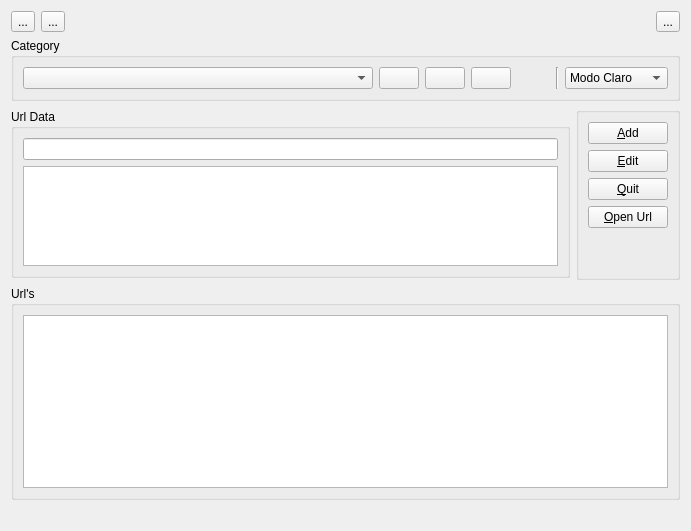
<?xml version="1.0" encoding="UTF-8"?>
<ui version="4.0">
 <class>Widget</class>
 <widget class="QWidget" name="Widget">
  <property name="geometry">
   <rect>
    <x>0</x>
    <y>0</y>
    <width>691</width>
    <height>531</height>
   </rect>
  </property>
  <property name="windowTitle">
   <string>Widget</string>
  </property>
  <layout class="QVBoxLayout" name="verticalLayout_4">
   <item>
    <widget class="QFrame" name="frame">
     <property name="frameShape">
      <enum>QFrame::NoFrame</enum>
     </property>
     <property name="frameShadow">
      <enum>QFrame::Raised</enum>
     </property>
     <layout class="QHBoxLayout" name="horizontalLayout_4">
      <property name="leftMargin">
       <number>0</number>
      </property>
      <property name="topMargin">
       <number>0</number>
      </property>
      <property name="rightMargin">
       <number>0</number>
      </property>
      <property name="bottomMargin">
       <number>0</number>
      </property>
      <item>
       <layout class="QHBoxLayout" name="horizontalLayout_3">
        <item>
         <widget class="QToolButton" name="btnLogIn">
          <property name="toolTip">
           <string>Iniciar sesión (Ctrl+L)</string>
          </property>
          <property name="text">
           <string>...</string>
          </property>
          <property name="icon">
           <iconset resource="rsc.qrc">
            <normaloff>:/img/login.png</normaloff>:/img/login.png</iconset>
          </property>
         </widget>
        </item>
        <item>
         <widget class="QToolButton" name="btnLogOut">
          <property name="toolTip">
           <string>Cerrar Sesión (Ctrl+Q)</string>
          </property>
          <property name="text">
           <string>...</string>
          </property>
          <property name="icon">
           <iconset resource="rsc.qrc">
            <normaloff>:/img/logout.png</normaloff>:/img/logout.png</iconset>
          </property>
         </widget>
        </item>
        <item>
         <spacer name="horizontalSpacer_2">
          <property name="orientation">
           <enum>Qt::Horizontal</enum>
          </property>
          <property name="sizeHint" stdset="0">
           <size>
            <width>40</width>
            <height>20</height>
           </size>
          </property>
         </spacer>
        </item>
        <item>
         <widget class="QToolButton" name="btnBackUp">
          <property name="toolTip">
           <string>Crear una copia de seguridad</string>
          </property>
          <property name="text">
           <string>...</string>
          </property>
          <property name="icon">
           <iconset resource="rsc.qrc">
            <normaloff>:/img/backup.png</normaloff>:/img/backup.png</iconset>
          </property>
         </widget>
        </item>
       </layout>
      </item>
     </layout>
    </widget>
   </item>
   <item>
    <widget class="QGroupBox" name="groupBox_3">
     <property name="title">
      <string>Category</string>
     </property>
     <layout class="QHBoxLayout" name="horizontalLayout_2">
      <item>
       <widget class="QComboBox" name="cboCategory">
        <property name="sizePolicy">
         <sizepolicy hsizetype="Preferred" vsizetype="Fixed">
          <horstretch>0</horstretch>
          <verstretch>0</verstretch>
         </sizepolicy>
        </property>
        <property name="minimumSize">
         <size>
          <width>350</width>
          <height>0</height>
         </size>
        </property>
        <property name="maximumSize">
         <size>
          <width>16777215</width>
          <height>350</height>
         </size>
        </property>
        <property name="editable">
         <bool>false</bool>
        </property>
       </widget>
      </item>
      <item>
       <widget class="QPushButton" name="btnNewCategory">
        <property name="text">
         <string/>
        </property>
        <property name="icon">
         <iconset resource="rsc.qrc">
          <normaloff>:/img/2835260_control_more_options_menu select_list view_menu.png</normaloff>:/img/2835260_control_more_options_menu select_list view_menu.png</iconset>
        </property>
        <property name="iconSize">
         <size>
          <width>24</width>
          <height>24</height>
         </size>
        </property>
       </widget>
      </item>
      <item>
       <widget class="QPushButton" name="btnEditCategory">
        <property name="text">
         <string/>
        </property>
        <property name="icon">
         <iconset resource="rsc.qrc">
          <normaloff>:/img/2835252_rewind_undo_loop_redo_arrow.png</normaloff>:/img/2835252_rewind_undo_loop_redo_arrow.png</iconset>
        </property>
        <property name="iconSize">
         <size>
          <width>24</width>
          <height>24</height>
         </size>
        </property>
       </widget>
      </item>
      <item>
       <widget class="QPushButton" name="btnDeleteCategory">
        <property name="toolTip">
         <string>Delete category</string>
        </property>
        <property name="text">
         <string/>
        </property>
        <property name="icon">
         <iconset resource="rsc.qrc">
          <normaloff>:/img/118277.png</normaloff>:/img/118277.png</iconset>
        </property>
        <property name="iconSize">
         <size>
          <width>24</width>
          <height>24</height>
         </size>
        </property>
       </widget>
      </item>
      <item>
       <spacer name="horizontalSpacer">
        <property name="orientation">
         <enum>Qt::Horizontal</enum>
        </property>
        <property name="sizeHint" stdset="0">
         <size>
          <width>40</width>
          <height>20</height>
         </size>
        </property>
       </spacer>
      </item>
      <item>
       <widget class="Line" name="line_2">
        <property name="orientation">
         <enum>Qt::Vertical</enum>
        </property>
       </widget>
      </item>
      <item>
       <widget class="QComboBox" name="cboTheme">
        <property name="editable">
         <bool>false</bool>
        </property>
        <item>
         <property name="text">
          <string>Modo Claro</string>
         </property>
         <property name="icon">
          <iconset resource="rsc.qrc">
           <normaloff>:/img/whitetheme.png</normaloff>:/img/whitetheme.png</iconset>
         </property>
        </item>
        <item>
         <property name="text">
          <string>Modo Oscuro</string>
         </property>
         <property name="icon">
          <iconset resource="rsc.qrc">
           <normaloff>:/img/darktheme.png</normaloff>:/img/darktheme.png</iconset>
         </property>
        </item>
       </widget>
      </item>
     </layout>
    </widget>
   </item>
   <item>
    <layout class="QHBoxLayout" name="horizontalLayout">
     <item>
      <widget class="QGroupBox" name="groupBox">
       <property name="sizePolicy">
        <sizepolicy hsizetype="Preferred" vsizetype="Fixed">
         <horstretch>0</horstretch>
         <verstretch>0</verstretch>
        </sizepolicy>
       </property>
       <property name="title">
        <string>Url Data</string>
       </property>
       <layout class="QVBoxLayout" name="verticalLayout_3">
        <item>
         <widget class="QLineEdit" name="txtUrl"/>
        </item>
        <item>
         <widget class="QPlainTextEdit" name="pteDesc">
          <property name="sizePolicy">
           <sizepolicy hsizetype="Preferred" vsizetype="Fixed">
            <horstretch>0</horstretch>
            <verstretch>0</verstretch>
           </sizepolicy>
          </property>
          <property name="minimumSize">
           <size>
            <width>0</width>
            <height>100</height>
           </size>
          </property>
          <property name="maximumSize">
           <size>
            <width>16777215</width>
            <height>100</height>
           </size>
          </property>
         </widget>
        </item>
       </layout>
      </widget>
     </item>
     <item>
      <widget class="QGroupBox" name="groupBox_4">
       <property name="sizePolicy">
        <sizepolicy hsizetype="Preferred" vsizetype="Fixed">
         <horstretch>0</horstretch>
         <verstretch>0</verstretch>
        </sizepolicy>
       </property>
       <property name="title">
        <string/>
       </property>
       <layout class="QVBoxLayout" name="verticalLayout">
        <item>
         <widget class="QPushButton" name="btnAdd">
          <property name="text">
           <string>&amp;Add</string>
          </property>
          <property name="icon">
           <iconset theme="edit-paste">
            <normaloff>.</normaloff>.</iconset>
          </property>
         </widget>
        </item>
        <item>
         <widget class="QPushButton" name="btnEdit">
          <property name="text">
           <string>&amp;Edit</string>
          </property>
         </widget>
        </item>
        <item>
         <widget class="QPushButton" name="btnQuit">
          <property name="text">
           <string>&amp;Quit</string>
          </property>
         </widget>
        </item>
        <item>
         <widget class="QPushButton" name="btnopen">
          <property name="text">
           <string>&amp;Open Url</string>
          </property>
         </widget>
        </item>
        <item>
         <spacer name="verticalSpacer">
          <property name="orientation">
           <enum>Qt::Vertical</enum>
          </property>
          <property name="sizeHint" stdset="0">
           <size>
            <width>20</width>
            <height>40</height>
           </size>
          </property>
         </spacer>
        </item>
       </layout>
      </widget>
     </item>
    </layout>
   </item>
   <item>
    <widget class="QGroupBox" name="groupBox_2">
     <property name="sizePolicy">
      <sizepolicy hsizetype="Expanding" vsizetype="Preferred">
       <horstretch>0</horstretch>
       <verstretch>0</verstretch>
      </sizepolicy>
     </property>
     <property name="title">
      <string>Url's</string>
     </property>
     <layout class="QVBoxLayout" name="verticalLayout_2">
      <item>
       <widget class="QTableView" name="tvUrl">
        <property name="sizePolicy">
         <sizepolicy hsizetype="Preferred" vsizetype="Expanding">
          <horstretch>0</horstretch>
          <verstretch>0</verstretch>
         </sizepolicy>
        </property>
        <property name="minimumSize">
         <size>
          <width>0</width>
          <height>0</height>
         </size>
        </property>
        <property name="maximumSize">
         <size>
          <width>16777215</width>
          <height>16777215</height>
         </size>
        </property>
        <property name="frameShape">
         <enum>QFrame::StyledPanel</enum>
        </property>
        <property name="sizeAdjustPolicy">
         <enum>QAbstractScrollArea::AdjustIgnored</enum>
        </property>
        <property name="editTriggers">
         <set>QAbstractItemView::NoEditTriggers</set>
        </property>
        <property name="alternatingRowColors">
         <bool>true</bool>
        </property>
        <property name="selectionMode">
         <enum>QAbstractItemView::SingleSelection</enum>
        </property>
        <property name="selectionBehavior">
         <enum>QAbstractItemView::SelectRows</enum>
        </property>
        <property name="sortingEnabled">
         <bool>false</bool>
        </property>
        <attribute name="horizontalHeaderShowSortIndicator" stdset="0">
         <bool>false</bool>
        </attribute>
        <attribute name="horizontalHeaderStretchLastSection">
         <bool>false</bool>
        </attribute>
        <attribute name="verticalHeaderVisible">
         <bool>true</bool>
        </attribute>
        <attribute name="verticalHeaderCascadingSectionResizes">
         <bool>false</bool>
        </attribute>
        <attribute name="verticalHeaderShowSortIndicator" stdset="0">
         <bool>false</bool>
        </attribute>
        <attribute name="verticalHeaderStretchLastSection">
         <bool>false</bool>
        </attribute>
       </widget>
      </item>
     </layout>
    </widget>
   </item>
   <item>
    <layout class="QHBoxLayout" name="horizontalLayout_5">
     <item>
      <widget class="QLabel" name="lblIcon">
       <property name="sizePolicy">
        <sizepolicy hsizetype="Fixed" vsizetype="Preferred">
         <horstretch>0</horstretch>
         <verstretch>0</verstretch>
        </sizepolicy>
       </property>
       <property name="minimumSize">
        <size>
         <width>0</width>
         <height>0</height>
        </size>
       </property>
       <property name="maximumSize">
        <size>
         <width>16777215</width>
         <height>16777215</height>
        </size>
       </property>
       <property name="text">
        <string/>
       </property>
      </widget>
     </item>
     <item>
      <widget class="QLabel" name="lblState">
       <property name="frameShape">
        <enum>QFrame::NoFrame</enum>
       </property>
       <property name="text">
        <string/>
       </property>
       <property name="alignment">
        <set>Qt::AlignLeading|Qt::AlignLeft|Qt::AlignVCenter</set>
       </property>
      </widget>
     </item>
     <item>
      <widget class="QLabel" name="lblInfo">
       <property name="text">
        <string/>
       </property>
       <property name="alignment">
        <set>Qt::AlignRight|Qt::AlignTrailing|Qt::AlignVCenter</set>
       </property>
      </widget>
     </item>
    </layout>
   </item>
  </layout>
 </widget>
 <resources>
  <include location="rsc.qrc"/>
 </resources>
 <connections/>
</ui>
